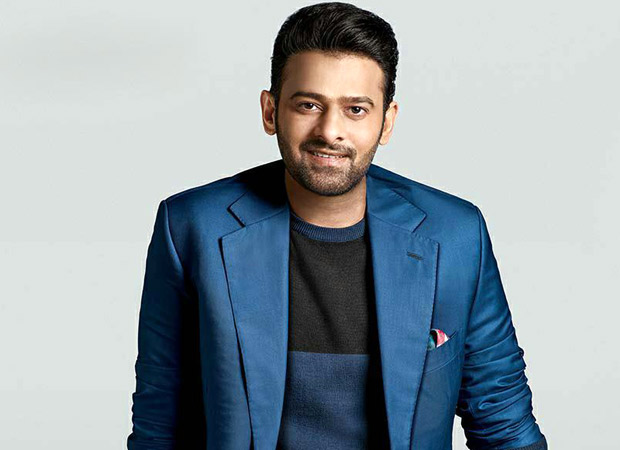
#> input picture 25-257256_prabhas-latest-hq-photos-stylish-saaho-prabhas.jpg, 620 x 450 px, found by its file name
$ python assignment6.py
#> lines starting #> are read from the running program, lines starting #| are printed output that depends on the picture; after the words box and inside, x2 and y2 are one past the last pixel; in counts of white or black regions, pixels touching at a corner belong together
#Assignment6:
#Task-->Read a color image,convert the color image to gray scale and do contrast maniplution.
#display output images.
import math                                                #import the required libraries.
import numpy as np
import cv2
image = cv2.imread(r"C:\Users\uday raj\Desktop\outputs\25-257256_prabhas-latest-hq-photos-stylish-saaho-prabhas.jpg")         #reading the image.
#> image is the input picture: shape (450, 620, 3); mean B, G, R 167, 159.5, 147.7
grayscaleimage = cv2.cvtColor(image, cv2.COLOR_BGR2GRAY)   #Converting it into grayscale.
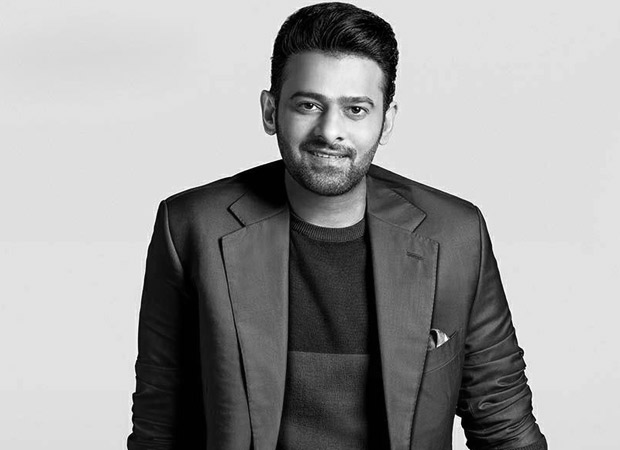
#> grayscaleimage: shape (450, 620); min 0, max 255, mean 156.9

#-----------------Contrast Manipulation-------------------
#to increase contrast we multiple image with a constant, greater than one.
#to decrease contrast we multiple image with a constant, lesser than one.

cv2.imshow("original Image",grayscaleimage)
cv2.waitKey(0)
cv2.imshow("increase contrast Image",grayscaleimage*1.1)
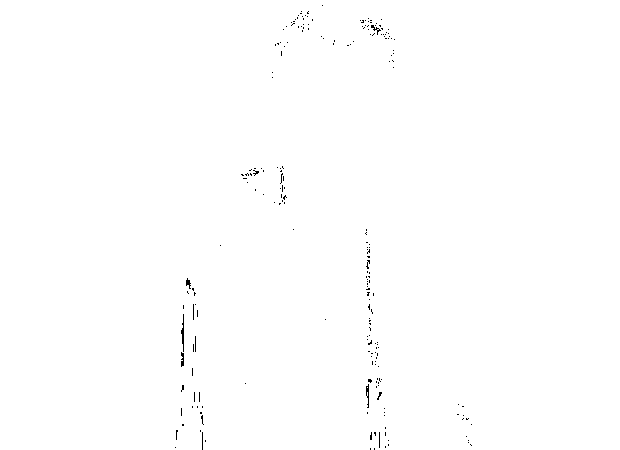
#> window 'increase contrast Image': shape (450, 620); 99.7% white; black in thin lines or dots, all inside (x1, y1, x2, y2) = (175, 5, 472, 450)
cv2.waitKey(0)
cv2.imshow("decrease contrast Image",grayscaleimage*0.0009)
cv2.waitKey(0)
cv2.destroyAllWindows()
